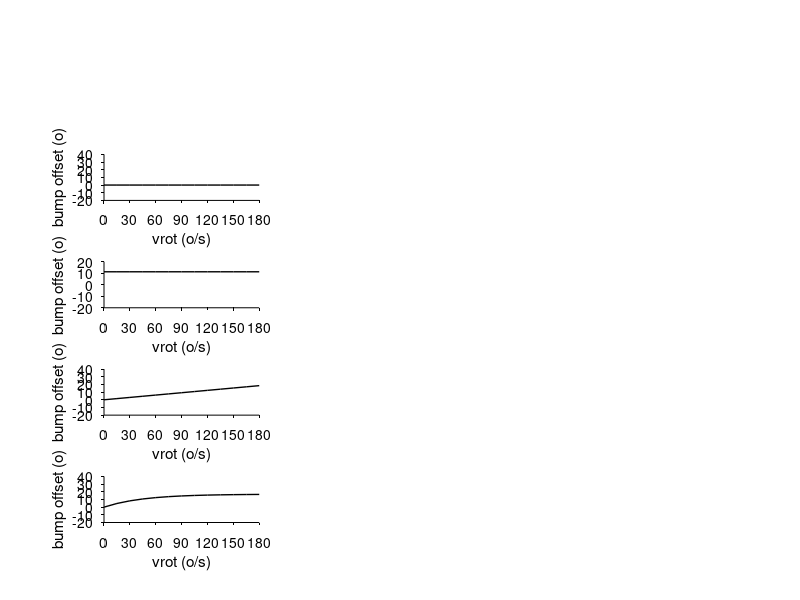

The MATLAB source for this figure: (Note: this script raises an error after producing the figure.)
%% Given bump offset vs vRot function and time constants,
% compare calculated and measured delta PVA vs. vRot

% Clear workspace
clear;
clc;

% set the tickdirs to go out - need this specific order
set(groot, 'DefaultAxesTickDir', 'out');
set(groot, 'DefaultAxesTickDirMode', 'manual');

% general graphics, this will apply to any figure you open (groot is the default figure object).
% I have this in my startup.m file, so I don't have to retype these things whenever plotting a new fig.
set(groot, ...
    'DefaultFigureColor', 'w', ...
    'DefaultAxesLineWidth', 0.5, ...
    'DefaultAxesXColor', 'k', ...
    'DefaultAxesYColor', 'k', ...
    'DefaultAxesFontUnits', 'points', ...
    'DefaultAxesFontSize', 8, ...
    'DefaultAxesFontName', 'Helvetica', ...
    'DefaultLineLineWidth', 1, ...
    'DefaultTextFontUnits', 'Points', ...
    'DefaultTextFontSize', 8, ...
    'DefaultTextFontName', 'Helvetica', ...
    'DefaultAxesBox', 'off', ...
    'DefaultAxesTickLength', [0.02 0.025]);

GECIComp = figure('units','normalized','outerposition',[0 0 0.5 1]);

% Set the model constants
ROIs = linspace(-pi, pi, 16);
FWHM = pi/2;
tStep = 0.0876; % imaging framerate

invert = 1;
if invert
    % Set the time constants.
    % Taken from Fig. 7 - fig supp 3 from 
    % Sensitive red protein calcium indicators for imaging neural activity
    % Dana, H. et al., 2016 eLife
    RtOn = 0.67/log(2);
    RtOff = 0.52/log(2);
    GtOn = 0.42/log(2);
    GtOff = 0.33/log(2);    
else
    % Alternative time constants taken from Fig 2
    RtOn = 0.046/log(2);
    RtOff = 0.35/log(2);
    % Time constants taken from Ultrasensitive fluorescent proteins for imaging neuronal activity 
    GtOn = 0.13/log(2);
    GtOff = 0.37/log(2);
end

% Specify the velocities of interest
vRs = [0:15:180];

% Specify the bump shift for each vR value
bumpShiftAll = zeros(4,length(vRs));
bumpShiftAll(1,:) = 0;
subplot(5,3,4);
plot(vRs,180/pi*bumpShiftAll(1,:),'k');
xlim([0 180]);
ylim([-20 40]);
xlabel('vrot (o/s)')
ylabel('bump offset (o)')
set(gca,'FontSize',10);
set(gca,'XTick',[0:30:180]);
box off;

bumpShiftAll(2,:) = pi/16;
subplot(5,3,7);
plot(vRs,180/pi*bumpShiftAll(2,:),'k');
xlim([0 180]);
ylim([-20 20]);
xlabel('vrot (o/s)')
ylabel('bump offset (o)')
set(gca,'FontSize',10);
set(gca,'XTick',[0:30:180]);
box off;

bumpShiftAll(3,:) = vRs* (3*pi/32/165);
subplot(5,3,10);
plot(vRs,180/pi*bumpShiftAll(3,:),'k');
xlim([0 180]);
ylim([-20 40]);
xlabel('vrot (o/s)')
ylabel('bump offset (o)')
set(gca,'FontSize',10);
set(gca,'XTick',[0:30:180]);
box off;

bumpShiftAll(4,:) = 3*pi/32*(1-exp(-vRs/45));
subplot(5,3,13);
plot(vRs,180/pi*bumpShiftAll(4,:),'k');
xlim([0 180]);
ylim([-20 40]);
xlabel('vrot (o/s)')
ylabel('bump offset (o)')
set(gca,'FontSize',10);
set(gca,'XTick',[0:30:180]);
box off;


% for i=1:length(vRs)
%     bumpShiftAll(3,i) = pi/16*1/(1+exp(-0.1*(vRs(i)-90)));
% end

% Step through the different shift models
for shft = 1:4

    PVAdiff1(1) = bumpShiftAll(shft,1);
    PVAdiff2(1) = bumpShiftAll(shft,1);
    % Advance through the velocities
    for velBump = 2:length(vRs)

        bumpShift = bumpShiftAll(shft,velBump); % bump shift
        bumpSpeed = vRs(velBump) * pi/180; % speed of the bump around the ring
        if bumpSpeed == 0
            tAll = [0:tStep:10];
        else
            tAll = [0:tStep:10*ceil(2*pi/bumpSpeed)]; % Look at the bumps after 10 rotations
        end


        % Convolute the rising and falling time constants with the Ca signal
        % (assumed to be a cos shape around the ring) and plot
        for ROI=1:16
%             RbumpShape = 0.5*cos(ROIs(ROI)-bumpSpeed*tAll)+0.5;
            RbumpShape = exp(-(mod((ROIs(ROI)-bumpSpeed*tAll),2*pi)-pi).^2/(2*(FWHM/(2*sqrt(2*log(2))))^2));
            RbumpShapeUp = zeros(1,length(RbumpShape));
            RgoingUp = find(diff(RbumpShape)>0);
            RbumpShapeUp(RgoingUp) = RbumpShape(RgoingUp);
            RbumpShapeDown = zeros(length(RbumpShape),1);
            RgoingDown = find(diff(RbumpShape)<0);
            RbumpShapeDown(RgoingDown) = RbumpShape(RgoingDown);

            RbumpUp = conv(RbumpShapeUp,exp(-tAll/RtOn));
            RbumpDown = conv(RbumpShapeDown,exp(-tAll/RtOff));
            Rbump(ROI,:) = RbumpUp + RbumpDown;

%             GbumpShape = 0.5*cos(ROIs(ROI)-bumpShift-bumpSpeed*tAll)+0.5;
            GbumpShape = exp(-(mod((ROIs(ROI)-bumpShift-bumpSpeed*tAll),2*pi)-pi).^2/(2*(FWHM/(2*sqrt(2*log(2))))^2));
            GbumpShapeUp = zeros(1,length(GbumpShape));
            GgoingUp = find(diff(GbumpShape)>0);
            GbumpShapeUp(GgoingUp) = GbumpShape(GgoingUp);
            GbumpShapeDown = zeros(length(GbumpShape),1);
            GgoingDown = find(diff(GbumpShape)<0);
            GbumpShapeDown(GgoingDown) = GbumpShape(GgoingDown);

            GbumpUp = conv(GbumpShapeUp,exp(-tAll/GtOn));
            GbumpDown = conv(GbumpShapeDown,exp(-tAll/GtOff));
            Gbump(ROI,:) = GbumpUp + GbumpDown;

        end

        if ( velBump == 2 || velBump == 7 || velBump == 12 ) & shft == 2
            subplot(5,3,(velBump-2)/5+1);
            hold on;
            title(strcat('vrot = ',num2str(velBump*15-15),'o/s'));
            RBPlot = Rbump(:,floor(length(tAll/2))-1)./max(Rbump(:,floor(length(tAll/2))-1));
            RBMax = find(RBPlot == max(RBPlot));
            RBPlot(1:end-1) = circshift(RBPlot(1:end-1),8-RBMax);
            RBPlot(end) = RBPlot(1);
            GBPlot = Gbump(:,floor(length(tAll/2))-1)./max(Gbump(:,floor(length(tAll/2))-1));
            GBPlot(1:end-1) = circshift(GBPlot(1:end-1),8-RBMax);
            GBPlot(end) = GBPlot(1);
            %             plot(ROIs,0.5*cos(ROIs-bumpSpeed*tAll(round(length(tAll/2))))+0.5,'k');
            plot(ROIs,circshift(exp(-(mod((ROIs-bumpSpeed*tAll(floor(length(tAll/2))-1)),2*pi)-pi).^2/(2*(FWHM/(2*sqrt(2*log(2))))^2))',8-RBMax),'k');
%             plot(ROIs,0.5*cos(ROIs-bumpShift-bumpSpeed*tAll(round(length(tAll/2))))+0.5,'k');
            plot(ROIs,circshift(exp(-(mod((ROIs-bumpShift-bumpSpeed*tAll(floor(length(tAll/2))-1)),2*pi)-pi).^2/(2*(FWHM/(2*sqrt(2*log(2))))^2))',8-RBMax),'k');


            plot(ROIs,RBPlot,'m','LineWidth',2);
            plot(ROIs,GBPlot,'g','LineWidth',2);
            xlim([-pi pi]);
            set(gca,'FontSize',10);
            xlabel('EB position (rad)');
            ylabel('bump amplitude (A.U.)');
        end

        RturnsR = Rbump(:,floor(length(tAll/2))-1)./max(Rbump(:,floor(length(tAll/2))-1));
        RturnsG = Gbump(:,floor(length(tAll/2))-1)./max(Gbump(:,floor(length(tAll/2))-1));
        angsraw = (1:16)*2*pi/16+pi;
        angsraw = angsraw';
        PVAdiff1(velBump) = circ_mean(angsraw,RturnsG)-circ_mean(angsraw,RturnsR);
        if PVAdiff1(velBump) > pi
            PVAdiff1(velBump) = PVAdiff1(velBump)-2*pi;
        elseif PVAdiff1(velBump) < -pi
            PVAdiff1(velBump) = PVAdiff1(velBump)+2*pi;
        end

        clear Gbump RturnsR RturnsG;
        
        for ROI=1:16
%             GbumpShape = 0.5*cos(ROIs(ROI)-bumpShift-bumpSpeed*tAll)+0.5;
            GbumpShape = exp(-(mod((ROIs(ROI)+bumpShift-bumpSpeed*tAll),2*pi)-pi).^2/(2*(FWHM/(2*sqrt(2*log(2))))^2));
            GbumpShapeUp = zeros(1,length(GbumpShape));
            GgoingUp = find(diff(GbumpShape)>0);
            GbumpShapeUp(GgoingUp) = GbumpShape(GgoingUp);
            GbumpShapeDown = zeros(length(GbumpShape),1);
            GgoingDown = find(diff(GbumpShape)<0);
            GbumpShapeDown(GgoingDown) = GbumpShape(GgoingDown);

            GbumpUp = conv(GbumpShapeUp,exp(-tAll/GtOn));
            GbumpDown = conv(GbumpShapeDown,exp(-tAll/GtOff));
            Gbump(ROI,:) = GbumpUp + GbumpDown;
        end

%         if velBump == 5
% %             plot(ROIs,0.5*cos(ROIs-bumpShift-bumpSpeed*tAll(round(length(tAll/2))))+0.5,'k');
% %             plot(ROIs,exp(-(mod((ROIs+bumpShift-bumpSpeed*tAll(round(length(tAll/2)))),2*pi)-pi).^2/(2*(pi/2)^2)),'g');
% %             plot(ROIs,Gbump(:,round(length(tAll/2)))./max(Gbump(:,round(length(tAll/2)))),':g','LineWidth',2);
% 
%             set(gca,'FontSize',16);
%             xlabel('EB location (rad)');
%             xlim([-pi pi]);
%         end

        RturnsR = Rbump(:,floor(length(tAll/2))-1)./max(Rbump(:,floor(length(tAll/2))-1));
        RturnsG = Gbump(:,floor(length(tAll/2))-1)./max(Gbump(:,floor(length(tAll/2))-1));
        PVAdiff2(velBump) = circ_mean(angsraw,RturnsR)-circ_mean(+angsraw,RturnsG);
        if PVAdiff2(velBump) > pi
            PVAdiff2(velBump) = PVAdiff2(velBump)-2*pi;
        elseif PVAdiff2(velBump) < -pi
            PVAdiff2(velBump) = PVAdiff2(velBump)+2*pi;
        end

        clear Gbump Rbump;
    end

    PVAdiff1 = 180/pi*PVAdiff1;
    PVAdiff2 = 180/pi*PVAdiff2;    
    for ln = 1:floor(length(PVAdiff1)/2)
        subplot(5,3,5+(shft-1)*3);
        hold on;
        if ln == 1
            rectangle('Position',[-0.15 min(PVAdiff1(2*ln-1),PVAdiff1(2*ln+1)) 0.3  abs(PVAdiff1(3)-PVAdiff1(1))],'FaceColor',[0.8 0.8 0.8]);
        else
            rectangle('Position',[ln-1-0.15 min(PVAdiff1(2*ln-1),PVAdiff1(2*ln+1)) 0.3 abs(PVAdiff1(2*ln+1)-PVAdiff1(2*ln-1))],'FaceColor',[0.8 0.8 0.8]);
        end

        subplot(5,3,6+(shft-1)*3);
        hold on;
        if ln == 1
            rectangle('Position',[-0.15 min(PVAdiff2(2*ln-1),PVAdiff2(2*ln+1)) 0.3  abs(PVAdiff2(3)-PVAdiff2(1))],'FaceColor',[0.8 0.8 0.8]);
        else
            rectangle('Position',[ln-1-0.15 min(PVAdiff2(2*ln-1),PVAdiff2(2*ln+1)) 0.3 abs(PVAdiff2(2*ln+1)-PVAdiff2(2*ln-1))],'FaceColor',[0.8 0.8 0.8]);
        end
    end

    clear PVAdiff1 PVAdiff2;

    subplot(5,3,5+(shft-1)*3);
    load('D:\Imaging\2Color\Stats\EB\PVADiffR60D05G37F06');
    PVAdiff = adjPVAdiff;
    for vPlt = 1:6
        scatter(zeros(10,1)+vPlt-1,PVAdiff(:,vPlt),10,'filled','k');
%         line([-0.1 0.1],[mean(PVAdiff(:,vPlt)) mean(PVAdiff(:,vPlt))],'Color','k','LineWidth',1);
    end
    set(gca,'FontSize',10);
    ylabel('PVA difference (o)');
    set(gca,'XTick',[0:6]);
    set(gca,'XTickLabel',{'0-30','30-60','60-90','90-120','120-150','150-180'});
    xlabel('vrot bins (o/s)');
    xlim([-0.5 5.5]);
    ylim([-20 40]);

    subplot(5,3,6+(shft-1)*3);
    load('D:\Imaging\2Color\Stats\EB\PVADiffR37F06G60D05')
    flipPVAdiff = adjPVAdiff;
    for vPlt = 1:6
        scatter(zeros(5,1)+vPlt-1,flipPVAdiff(:,vPlt),10,'filled','k');
%         line([-0.1 0.1],[mean(flipPVAdiff(:,vPlt)) mean(flipPVAdiff(:,vPlt))],'Color','k','LineWidth',1);
    end
    set(gca,'FontSize',10);
    ylabel('PVA difference (o)');
    set(gca,'XTick',[0:6]);
    set(gca,'XTickLabel',{'0-30','30-60','60-90','90-120','120-150','150-180'});
    xlabel('vrot bins (o/s)');
    xlim([-0.5 5.5]);
    ylim([-20 40]);
    
end

set(GECIComp,'PaperPositionMode','manual','PaperOrientation','portrait','PaperUnits','inches','PaperPosition',[0 0 8.5 11]);
if invert
    print(GECIComp,'D:\Imaging\2Color\GECIComp_Split','-dpdf');
else
    print(GECIComp,'D:\Imaging\2Color\GECIComp_Split_Vert','-dpdf');
end